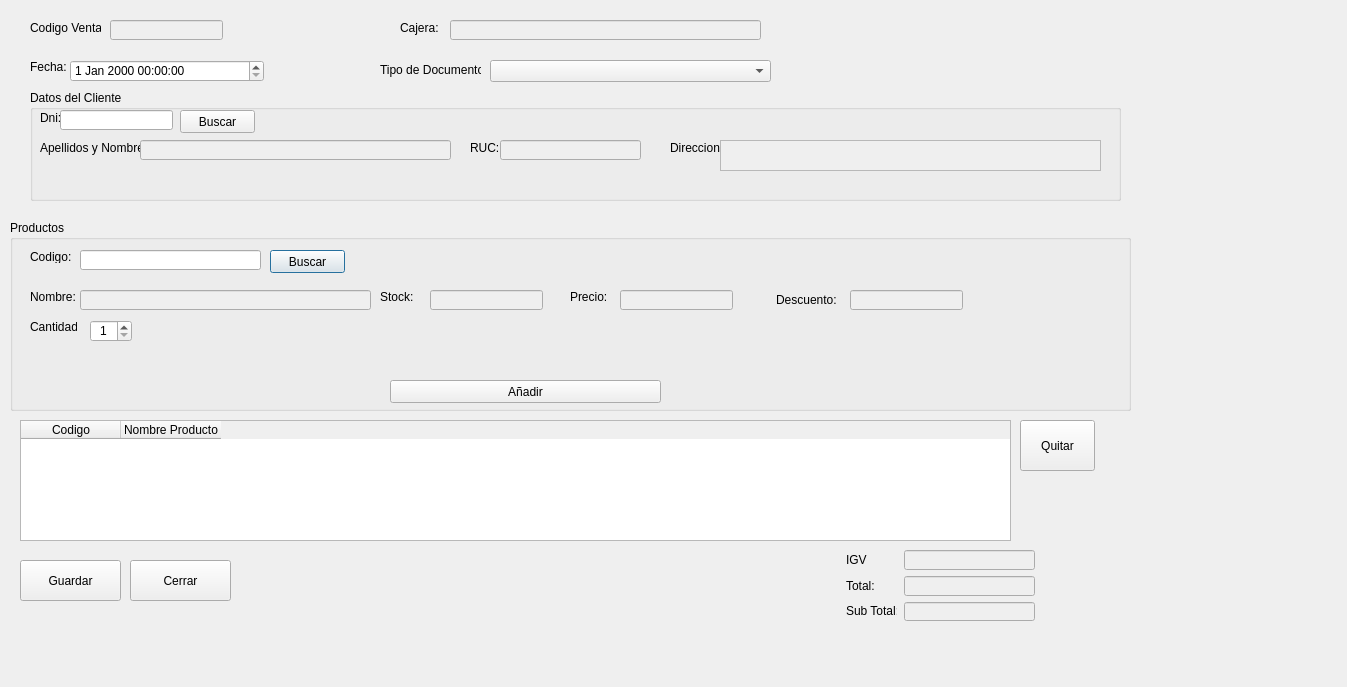
<?xml version="1.0" encoding="UTF-8"?>
<ui version="4.0">
 <class>Venta</class>
 <widget class="QDialog" name="Venta">
  <property name="geometry">
   <rect>
    <x>0</x>
    <y>0</y>
    <width>1347</width>
    <height>687</height>
   </rect>
  </property>
  <property name="windowTitle">
   <string>Venta</string>
  </property>
  <widget class="QLabel" name="label">
   <property name="geometry">
    <rect>
     <x>30</x>
     <y>60</y>
     <width>47</width>
     <height>13</height>
    </rect>
   </property>
   <property name="text">
    <string>Fecha:</string>
   </property>
  </widget>
  <widget class="QDateTimeEdit" name="dteFechaHora">
   <property name="geometry">
    <rect>
     <x>70</x>
     <y>60</y>
     <width>194</width>
     <height>22</height>
    </rect>
   </property>
  </widget>
  <widget class="QLabel" name="label_2">
   <property name="geometry">
    <rect>
     <x>30</x>
     <y>20</y>
     <width>71</width>
     <height>16</height>
    </rect>
   </property>
   <property name="text">
    <string>Codigo Venta:</string>
   </property>
  </widget>
  <widget class="QComboBox" name="cbTipoDocumento">
   <property name="geometry">
    <rect>
     <x>490</x>
     <y>60</y>
     <width>281</width>
     <height>22</height>
    </rect>
   </property>
  </widget>
  <widget class="QLabel" name="label_8">
   <property name="geometry">
    <rect>
     <x>380</x>
     <y>60</y>
     <width>101</width>
     <height>20</height>
    </rect>
   </property>
   <property name="text">
    <string>Tipo de Documento:</string>
   </property>
  </widget>
  <widget class="QLabel" name="label_9">
   <property name="geometry">
    <rect>
     <x>400</x>
     <y>20</y>
     <width>41</width>
     <height>16</height>
    </rect>
   </property>
   <property name="text">
    <string>Cajera: </string>
   </property>
  </widget>
  <widget class="QGroupBox" name="gbProductos">
   <property name="geometry">
    <rect>
     <x>10</x>
     <y>220</y>
     <width>1121</width>
     <height>191</height>
    </rect>
   </property>
   <property name="title">
    <string>Productos</string>
   </property>
   <widget class="QLabel" name="label_10">
    <property name="geometry">
     <rect>
      <x>20</x>
      <y>30</y>
      <width>47</width>
      <height>13</height>
     </rect>
    </property>
    <property name="text">
     <string>Codigo: </string>
    </property>
   </widget>
   <widget class="QLineEdit" name="leCodigo">
    <property name="geometry">
     <rect>
      <x>70</x>
      <y>30</y>
      <width>181</width>
      <height>20</height>
     </rect>
    </property>
   </widget>
   <widget class="QPushButton" name="btnBuscar_2">
    <property name="geometry">
     <rect>
      <x>260</x>
      <y>30</y>
      <width>75</width>
      <height>23</height>
     </rect>
    </property>
    <property name="text">
     <string>Buscar</string>
    </property>
   </widget>
   <widget class="QLabel" name="label_11">
    <property name="geometry">
     <rect>
      <x>20</x>
      <y>70</y>
      <width>47</width>
      <height>13</height>
     </rect>
    </property>
    <property name="text">
     <string>Nombre:</string>
    </property>
   </widget>
   <widget class="QLineEdit" name="leNombreProducto">
    <property name="enabled">
     <bool>false</bool>
    </property>
    <property name="geometry">
     <rect>
      <x>70</x>
      <y>70</y>
      <width>291</width>
      <height>20</height>
     </rect>
    </property>
   </widget>
   <widget class="QLineEdit" name="leStock">
    <property name="enabled">
     <bool>false</bool>
    </property>
    <property name="geometry">
     <rect>
      <x>420</x>
      <y>70</y>
      <width>113</width>
      <height>20</height>
     </rect>
    </property>
   </widget>
   <widget class="QLineEdit" name="lePrecio">
    <property name="enabled">
     <bool>false</bool>
    </property>
    <property name="geometry">
     <rect>
      <x>610</x>
      <y>70</y>
      <width>113</width>
      <height>20</height>
     </rect>
    </property>
   </widget>
   <widget class="QLineEdit" name="leDescuento">
    <property name="enabled">
     <bool>false</bool>
    </property>
    <property name="geometry">
     <rect>
      <x>840</x>
      <y>70</y>
      <width>113</width>
      <height>20</height>
     </rect>
    </property>
   </widget>
   <widget class="QLabel" name="label_12">
    <property name="geometry">
     <rect>
      <x>370</x>
      <y>70</y>
      <width>47</width>
      <height>13</height>
     </rect>
    </property>
    <property name="text">
     <string>Stock: </string>
    </property>
   </widget>
   <widget class="QLabel" name="label_13">
    <property name="geometry">
     <rect>
      <x>560</x>
      <y>70</y>
      <width>47</width>
      <height>13</height>
     </rect>
    </property>
    <property name="text">
     <string>Precio: </string>
    </property>
   </widget>
   <widget class="QLabel" name="label_14">
    <property name="geometry">
     <rect>
      <x>766</x>
      <y>70</y>
      <width>61</width>
      <height>20</height>
     </rect>
    </property>
    <property name="text">
     <string>Descuento: </string>
    </property>
   </widget>
   <widget class="QSpinBox" name="spinBox">
    <property name="geometry">
     <rect>
      <x>80</x>
      <y>100</y>
      <width>42</width>
      <height>22</height>
     </rect>
    </property>
    <property name="alignment">
     <set>Qt::AlignCenter</set>
    </property>
    <property name="minimum">
     <number>1</number>
    </property>
    <property name="maximum">
     <number>1000</number>
    </property>
   </widget>
   <widget class="QLabel" name="label_15">
    <property name="geometry">
     <rect>
      <x>20</x>
      <y>100</y>
      <width>47</width>
      <height>13</height>
     </rect>
    </property>
    <property name="text">
     <string>Cantidad</string>
    </property>
   </widget>
   <widget class="QPushButton" name="btnAdd">
    <property name="geometry">
     <rect>
      <x>380</x>
      <y>160</y>
      <width>271</width>
      <height>23</height>
     </rect>
    </property>
    <property name="text">
     <string>Añadir</string>
    </property>
   </widget>
  </widget>
  <widget class="QLineEdit" name="leCodigoVenta">
   <property name="enabled">
    <bool>false</bool>
   </property>
   <property name="geometry">
    <rect>
     <x>110</x>
     <y>20</y>
     <width>113</width>
     <height>20</height>
    </rect>
   </property>
  </widget>
  <widget class="QLineEdit" name="leCajera">
   <property name="enabled">
    <bool>false</bool>
   </property>
   <property name="geometry">
    <rect>
     <x>450</x>
     <y>20</y>
     <width>311</width>
     <height>20</height>
    </rect>
   </property>
  </widget>
  <widget class="QGroupBox" name="gbDatosCliente">
   <property name="geometry">
    <rect>
     <x>30</x>
     <y>90</y>
     <width>1091</width>
     <height>111</height>
    </rect>
   </property>
   <property name="title">
    <string>Datos del Cliente</string>
   </property>
   <widget class="QLabel" name="label_4">
    <property name="geometry">
     <rect>
      <x>10</x>
      <y>20</y>
      <width>21</width>
      <height>16</height>
     </rect>
    </property>
    <property name="text">
     <string>Dni: </string>
    </property>
   </widget>
   <widget class="QLineEdit" name="leDNI">
    <property name="geometry">
     <rect>
      <x>30</x>
      <y>20</y>
      <width>113</width>
      <height>20</height>
     </rect>
    </property>
   </widget>
   <widget class="QPushButton" name="btnBuscar">
    <property name="geometry">
     <rect>
      <x>150</x>
      <y>20</y>
      <width>75</width>
      <height>23</height>
     </rect>
    </property>
    <property name="text">
     <string>Buscar</string>
    </property>
   </widget>
   <widget class="QLabel" name="label_5">
    <property name="geometry">
     <rect>
      <x>10</x>
      <y>50</y>
      <width>101</width>
      <height>16</height>
     </rect>
    </property>
    <property name="text">
     <string>Apellidos y Nombres</string>
    </property>
   </widget>
   <widget class="QLineEdit" name="leApellidosNombres">
    <property name="enabled">
     <bool>false</bool>
    </property>
    <property name="geometry">
     <rect>
      <x>110</x>
      <y>50</y>
      <width>311</width>
      <height>20</height>
     </rect>
    </property>
   </widget>
   <widget class="QLabel" name="label_6">
    <property name="geometry">
     <rect>
      <x>440</x>
      <y>50</y>
      <width>31</width>
      <height>16</height>
     </rect>
    </property>
    <property name="text">
     <string>RUC: </string>
    </property>
   </widget>
   <widget class="QLineEdit" name="leRUC">
    <property name="enabled">
     <bool>false</bool>
    </property>
    <property name="geometry">
     <rect>
      <x>470</x>
      <y>50</y>
      <width>141</width>
      <height>20</height>
     </rect>
    </property>
   </widget>
   <widget class="QLabel" name="label_7">
    <property name="geometry">
     <rect>
      <x>640</x>
      <y>50</y>
      <width>51</width>
      <height>16</height>
     </rect>
    </property>
    <property name="text">
     <string>Direccion: </string>
    </property>
   </widget>
   <widget class="QTextEdit" name="teDireccion">
    <property name="enabled">
     <bool>false</bool>
    </property>
    <property name="geometry">
     <rect>
      <x>690</x>
      <y>50</y>
      <width>381</width>
      <height>31</height>
     </rect>
    </property>
   </widget>
  </widget>
  <widget class="QTableWidget" name="twProductos">
   <property name="geometry">
    <rect>
     <x>20</x>
     <y>420</y>
     <width>991</width>
     <height>121</height>
    </rect>
   </property>
   <column>
    <property name="text">
     <string>Codigo</string>
    </property>
   </column>
   <column>
    <property name="text">
     <string>Nombre Producto</string>
    </property>
   </column>
  </widget>
  <widget class="QPushButton" name="btnQuitar">
   <property name="geometry">
    <rect>
     <x>1020</x>
     <y>420</y>
     <width>75</width>
     <height>51</height>
    </rect>
   </property>
   <property name="text">
    <string>Quitar</string>
   </property>
  </widget>
  <widget class="QPushButton" name="btnGuardar">
   <property name="geometry">
    <rect>
     <x>20</x>
     <y>560</y>
     <width>101</width>
     <height>41</height>
    </rect>
   </property>
   <property name="text">
    <string>Guardar</string>
   </property>
  </widget>
  <widget class="QPushButton" name="btnCerrar">
   <property name="geometry">
    <rect>
     <x>130</x>
     <y>560</y>
     <width>101</width>
     <height>41</height>
    </rect>
   </property>
   <property name="text">
    <string>Cerrar</string>
   </property>
  </widget>
  <widget class="QWidget" name="">
   <property name="geometry">
    <rect>
     <x>846</x>
     <y>550</y>
     <width>51</width>
     <height>71</height>
    </rect>
   </property>
   <layout class="QVBoxLayout" name="verticalLayout">
    <item>
     <widget class="QLabel" name="label_17">
      <property name="text">
       <string>IGV</string>
      </property>
     </widget>
    </item>
    <item>
     <widget class="QLabel" name="label_18">
      <property name="text">
       <string>Total:</string>
      </property>
     </widget>
    </item>
    <item>
     <widget class="QLabel" name="label_16">
      <property name="text">
       <string>Sub Total:</string>
      </property>
     </widget>
    </item>
   </layout>
  </widget>
  <widget class="QWidget" name="">
   <property name="geometry">
    <rect>
     <x>904</x>
     <y>550</y>
     <width>131</width>
     <height>71</height>
    </rect>
   </property>
   <layout class="QVBoxLayout" name="verticalLayout_2">
    <item>
     <widget class="QLineEdit" name="leSubTotal">
      <property name="enabled">
       <bool>false</bool>
      </property>
     </widget>
    </item>
    <item>
     <widget class="QLineEdit" name="leIGV">
      <property name="enabled">
       <bool>false</bool>
      </property>
     </widget>
    </item>
    <item>
     <widget class="QLineEdit" name="leTotal">
      <property name="enabled">
       <bool>false</bool>
      </property>
     </widget>
    </item>
   </layout>
  </widget>
 </widget>
 <resources/>
 <connections/>
</ui>
